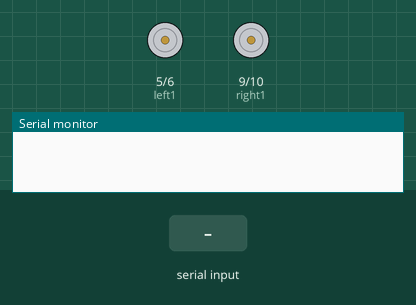
The sketch below on a simulated Arduino Uno, built with avr-gcc and run on an emulated ATmega328P. Shown: motor-driver pin pairs drawn as motors (green arrow = first pin HIGH = forward, orange = second pin HIGH = backward, longer = more drive), the last lines printed to the serial monitor. The test bench sets the inputs (shaded band).

Above: at 1.2 s.
1.3 s: "R" received over Serial
At 2.3 s:
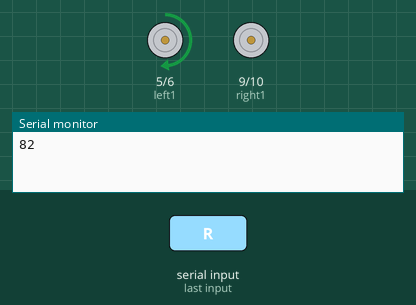
2.8 s: "L" received over Serial
At 3.4 s:
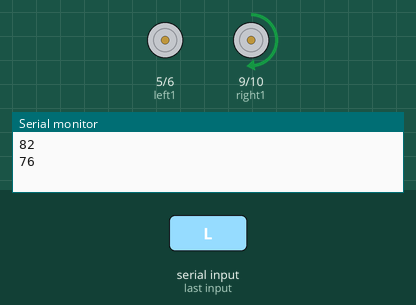
4.3 s: "F" received over Serial
At 5.7 s:
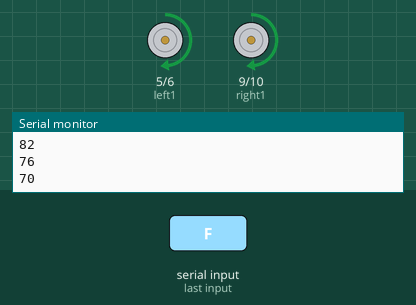
Timing chart, 0 to 7.3 s (numbered marks = the images above; inputs shaded):
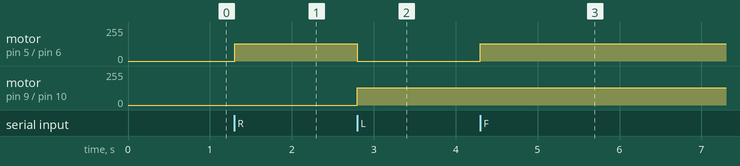

The sketch:

Controlling_Robot.ino
```cpp
//--------------------------------------------------------------Run This On Arduino IDE-------------------------------------------------//

int inbyte=0;
int left1=5,left2=6;
int right1=9,right2=10;
void setup()
{
  Serial.begin(9600);
  pinMode(left1,OUTPUT);      //taking output through pin number
  pinMode(left2,OUTPUT);
  pinMode(right1,OUTPUT);
  pinMode(right2,OUTPUT);
}

void loop()
{

  if(Serial.available()>0)            // Check if we are recieving any input or not
  {
    inbyte=Serial.read();
    Serial.println(inbyte);

    if(inbyte=='R')                   // If incoming input is R then move right
    {
      //Serial.println("right");
      analogWrite(left1,130);
      analogWrite(left2,0);
      analogWrite(right1,0);
      analogWrite(right2,0);
      delay(300);


    }
    else if(inbyte=='L')              // If incoming input is L then move left
    {
      //Serial.println("left");
      analogWrite(left1,0);
      analogWrite(left2,0);
      analogWrite(right1,130);
      analogWrite(right2,0);
      delay(300);

    }
    else if(inbyte=='F')              // If incoming input is F then move forward
    {
      //Serial.println("forward");
      analogWrite(left1,130);
      analogWrite(left2,0);
      analogWrite(right1,130);
      analogWrite(right2,0);
      delay(300);


      }
     else if(inbyte=='B')             // If incoming input is B then stop
     {
      //Serial.println("backward");
      analogWrite(left1,0);
      analogWrite(left2,0);
      analogWrite(right1,0);
      analogWrite(right2,0);
      delay(300);

     }

  }
}
```

Measured:
- after the input at 1.3 s, motor on pin 5 (left1) / pin 6 (left2): stopped → forward 130/255 at once
- after the input at 2.8 s, motor on pin 5 (left1) / pin 6 (left2): forward 130/255 → stopped at once; motor on pin 9 (right1) / pin 10 (right2): stopped → forward 130/255 at once
- after the input at 4.3 s, motor on pin 5 (left1) / pin 6 (left2): stopped → forward 130/255 at once
